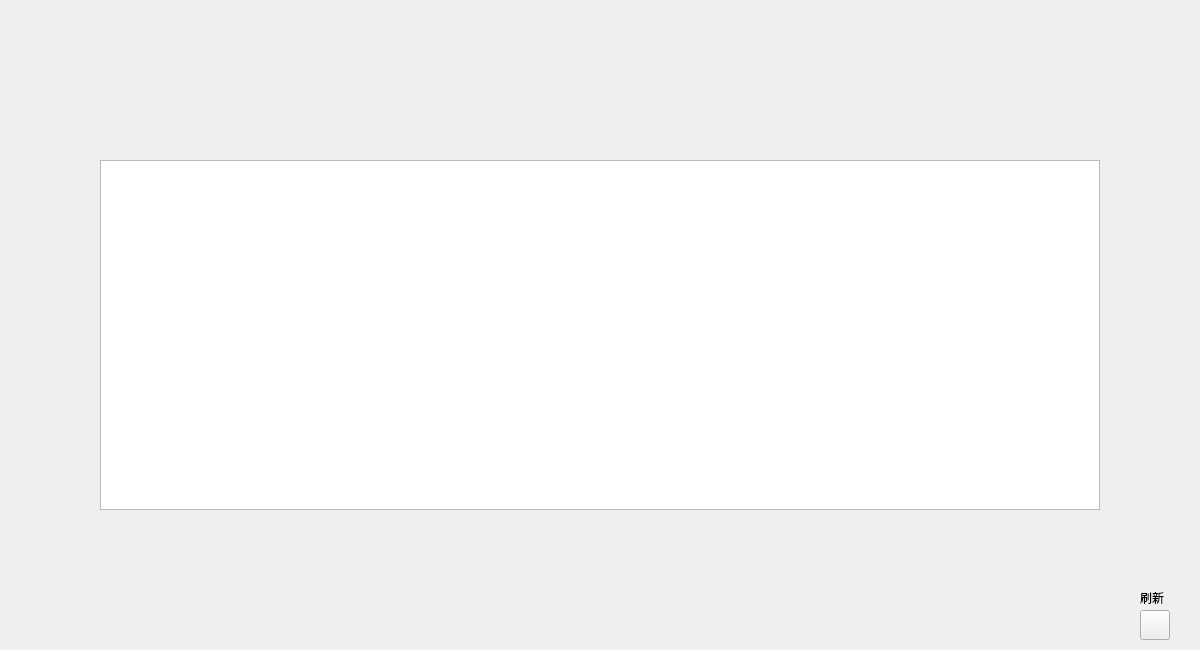
<?xml version="1.0" encoding="UTF-8"?>
<ui version="4.0">
 <class>StackedExamRelatedWidget</class>
 <widget class="QWidget" name="StackedExamRelatedWidget">
  <property name="geometry">
   <rect>
    <x>0</x>
    <y>0</y>
    <width>1200</width>
    <height>650</height>
   </rect>
  </property>
  <property name="windowTitle">
   <string>Form</string>
  </property>
  <widget class="TitleWidget" name="widget_title" native="true">
   <property name="geometry">
    <rect>
     <x>0</x>
     <y>0</y>
     <width>1200</width>
     <height>60</height>
    </rect>
   </property>
   <property name="sizePolicy">
    <sizepolicy hsizetype="Fixed" vsizetype="Fixed">
     <horstretch>0</horstretch>
     <verstretch>0</verstretch>
    </sizepolicy>
   </property>
  </widget>
  <widget class="QStackedWidget" name="stackedWidget">
   <property name="geometry">
    <rect>
     <x>0</x>
     <y>60</y>
     <width>1201</width>
     <height>591</height>
    </rect>
   </property>
   <widget class="QWidget" name="page0">
    <widget class="QTableView" name="tableView">
     <property name="geometry">
      <rect>
       <x>100</x>
       <y>100</y>
       <width>1000</width>
       <height>350</height>
      </rect>
     </property>
    </widget>
    <widget class="QPushButton" name="pushButton_flush">
     <property name="geometry">
      <rect>
       <x>1140</x>
       <y>550</y>
       <width>30</width>
       <height>30</height>
      </rect>
     </property>
     <property name="styleSheet">
      <string notr="true">QPushButton{
	border-image:url(:/Resources/MainWindow/flush.jpg);
}</string>
     </property>
     <property name="text">
      <string/>
     </property>
    </widget>
    <widget class="QLabel" name="label_flush">
     <property name="geometry">
      <rect>
       <x>1140</x>
       <y>530</y>
       <width>50</width>
       <height>16</height>
      </rect>
     </property>
     <property name="frameShape">
      <enum>QFrame::NoFrame</enum>
     </property>
     <property name="text">
      <string>刷新</string>
     </property>
    </widget>
   </widget>
   <widget class="QWidget" name="page1">
    <widget class="QTextBrowser" name="textBrowser">
     <property name="geometry">
      <rect>
       <x>300</x>
       <y>190</y>
       <width>600</width>
       <height>361</height>
      </rect>
     </property>
    </widget>
    <widget class="QLineEdit" name="lineEdit">
     <property name="geometry">
      <rect>
       <x>175</x>
       <y>110</y>
       <width>850</width>
       <height>31</height>
      </rect>
     </property>
     <property name="styleSheet">
      <string notr="true">QLineEdit {
    border: 1px solid ; 
    border-radius: 10px; 
    background: white;  
	selection-background-color: rgb(100, 100, 100);
    font-size: 22px ;  
}</string>
     </property>
     <property name="text">
      <string/>
     </property>
     <property name="alignment">
      <set>Qt::AlignCenter</set>
     </property>
     <property name="placeholderText">
      <string>请输入一部分连续的题目</string>
     </property>
    </widget>
    <widget class="QLabel" name="label">
     <property name="geometry">
      <rect>
       <x>820</x>
       <y>560</y>
       <width>81</width>
       <height>20</height>
      </rect>
     </property>
     <property name="text">
      <string>共0条结果</string>
     </property>
     <property name="alignment">
      <set>Qt::AlignRight|Qt::AlignTrailing|Qt::AlignVCenter</set>
     </property>
    </widget>
   </widget>
  </widget>
 </widget>
 <customwidgets>
  <customwidget>
   <class>TitleWidget</class>
   <extends>QWidget</extends>
   <header>Sources/Widgets/TitleWidget.h</header>
   <container>1</container>
  </customwidget>
 </customwidgets>
 <resources/>
 <connections/>
</ui>
